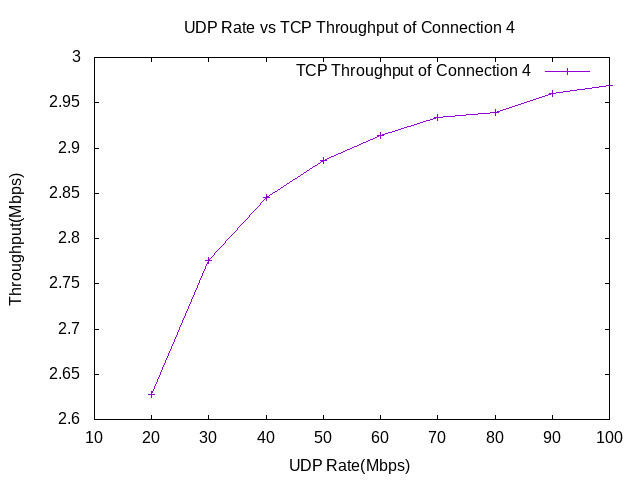

This chart was generated by the following gnuplot code:
set terminal png
set output "tcp4_vs_udprate.png"
set title "UDP Rate vs TCP Throughput of Connection 4"
set xlabel "UDP Rate(Mbps)"
set ylabel "Throughput(Mbps)"

set xrange [10:100]
plot "-"  title "TCP Throughput of Connection 4" with linespoints
20 2.62814
30 2.77609
40 2.84477
50 2.88605
60 2.91361
70 2.93331
80 2.93912
90 2.96001
100 2.96914
e
